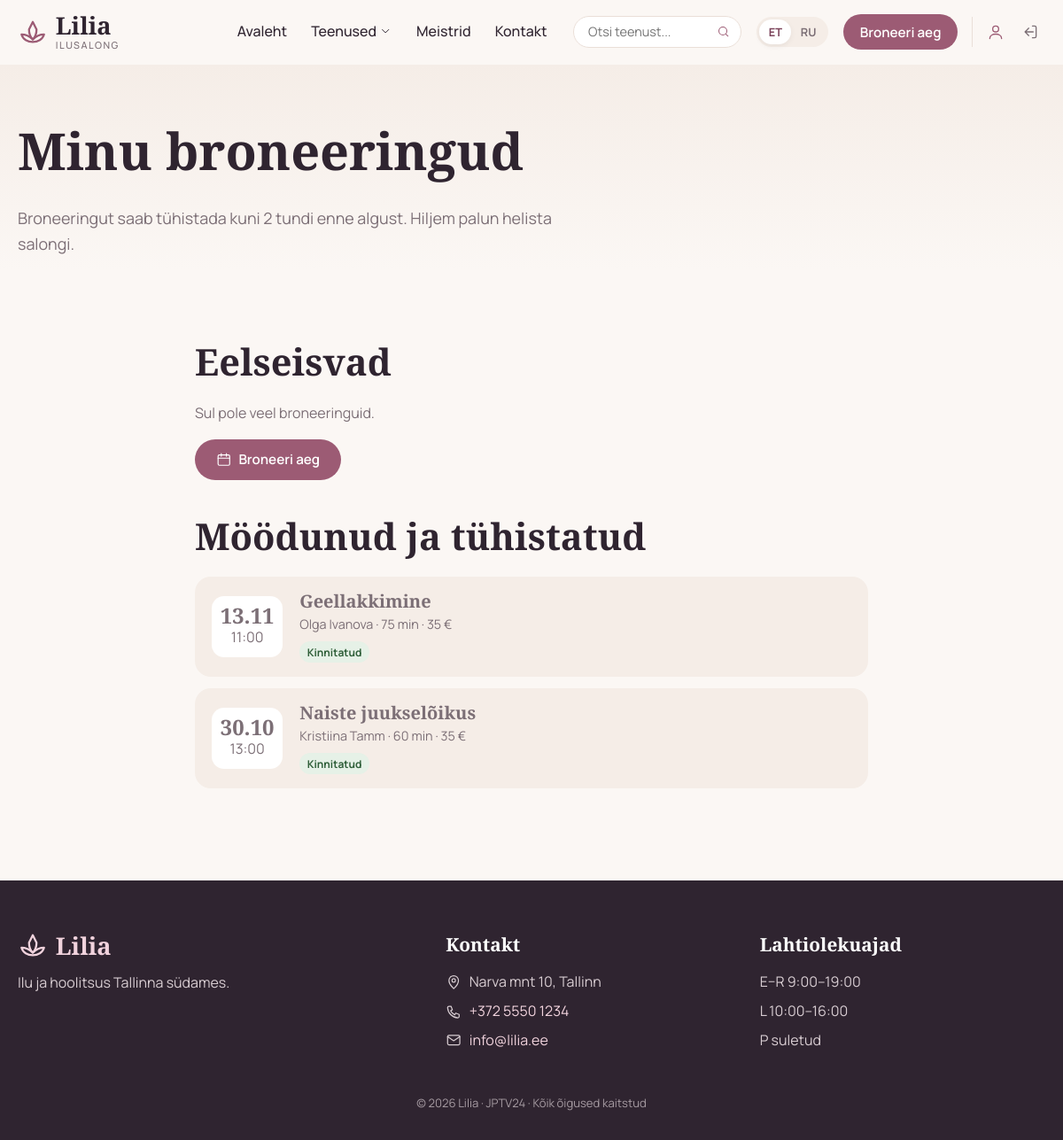
/myBookings (signed in), run on the app's committed database.
### tables this page shows
CREATE TABLE bookings (
    id           INT AUTO_INCREMENT PRIMARY KEY,
    user_id      INT NULL,
    service_id   INT NOT NULL,
    master_id    INT NOT NULL,
    client_name  VARCHAR(100) NOT NULL,
    phone        VARCHAR(30)  NOT NULL,
    email        VARCHAR(150) NULL,
    booking_date DATE NOT NULL,
    booking_time TIME NOT NULL,
    note         VARCHAR(500) NULL,
    status       ENUM('new','confirmed','cancelled') NOT NULL DEFAULT 'new',
    created_at   TIMESTAMP NOT NULL DEFAULT CURRENT_TIMESTAMP,
     
    slot_active  TINYINT AS (IF(status = 'cancelled', NULL, 1)) STORED,
    CONSTRAINT fk_bookings_user FOREIGN KEY (user_id)
        REFERENCES users(id) ON DELETE SET NULL,
    CONSTRAINT fk_bookings_service FOREIGN KEY (service_id)
        REFERENCES services(id) ON DELETE CASCADE,
    CONSTRAINT fk_bookings_master FOREIGN KEY (master_id)
        REFERENCES masters(id) ON DELETE CASCADE,
    UNIQUE KEY uq_master_slot (master_id, booking_date, booking_time, slot_active)
);

CREATE TABLE services (
    id             INT AUTO_INCREMENT PRIMARY KEY,
    category_id    INT NOT NULL,
    title_et       VARCHAR(150) NOT NULL,
    title_ru       VARCHAR(150) NOT NULL,
    description_et TEXT NOT NULL,
    description_ru TEXT NOT NULL,
    price          DECIMAL(6,2) NOT NULL,
    duration_min   INT NOT NULL,
    picture        VARCHAR(255) NULL,
    is_popular     TINYINT(1) NOT NULL DEFAULT 0,
    created_at     TIMESTAMP NOT NULL DEFAULT CURRENT_TIMESTAMP,
    CONSTRAINT fk_services_category FOREIGN KEY (category_id)
        REFERENCES categories(id) ON DELETE RESTRICT
);

CREATE TABLE masters (
    id          INT AUTO_INCREMENT PRIMARY KEY,
    name        VARCHAR(100) NOT NULL,
    category_id INT NOT NULL,
    bio_et      TEXT NOT NULL,
    bio_ru      TEXT NOT NULL,
    experience  INT NOT NULL DEFAULT 1,
    CONSTRAINT fk_masters_category FOREIGN KEY (category_id)
        REFERENCES categories(id) ON DELETE RESTRICT
);

### controller/Controller.php (called while the page is built, shortened)
<?php
class Controller {
    public static function MyBookings() {
        $upcoming = array();
        $past = array();
        foreach (Booking::getUserBookings(Auth::id()) as $b) {
            if (Booking::isUpcoming($b)) {
                array_unshift($upcoming, $b);
            } else {
                $past[] = $b;
            }
        }
        include_once 'view/myBookings.php';
    }
}

### route/routing.php (called while the page is built)
<?php
$host = explode('?', $_SERVER['REQUEST_URI'])[0];
$num  = substr_count($host, '/');
$path = explode('/', $host)[$num];
$isPost = $_SERVER['REQUEST_METHOD'] === 'POST';
if ($path == '' OR $path == 'index' OR $path == 'index.php') {
    $response = Controller::StartSite();
}
elseif ($path == 'services') {
    $response = Controller::AllServices();
}
elseif ($path == 'category' and isset($_GET['id'])) {
    $response = Controller::ServicesByCatID($_GET['id']);
}
elseif ($path == 'service' and isset($_GET['id'])) {
    $response = Controller::ServiceByID($_GET['id']);
}
elseif ($path == 'insertreview' and $isPost) {
    $response = Controller::InsertReview();
}
elseif ($path == 'booking') {
    $response = Controller::BookingForm();
}
elseif ($path == 'bookingSave' and $isPost) {
    $response = Controller::BookingSave();
}
elseif ($path == 'bookingDone') {
    $response = Controller::BookingDone();
}
elseif ($path == 'myBookings') {
    $response = Controller::MyBookings();
}
elseif ($path == 'bookingCancel' and $isPost) {
    $response = Controller::BookingCancel();
}
elseif ($path == 'slots' and isset($_GET['master'], $_GET['date'])) {
    $response = Controller::Slots($_GET['master'], $_GET['date']);
}
elseif ($path == 'masters') {
    $response = Controller::Masters();
}
elseif ($path == 'contact') {
    $response = Controller::Contact();
}
elseif ($path == 'search') {
    $response = Controller::Search(isset($_GET['q']) ? $_GET['q'] : '');
}
elseif ($path == 'login') {
    $response = $isPost ? Controller::loginAction() : Controller::loginForm();
}
elseif ($path == 'logout' and $isPost) {
    $response = Controller::logoutAction();
}
elseif ($path == 'registerForm') {
    $response = Controller::registerForm();
}
elseif ($path == 'registerAnswer' and $isPost) {
    $response = Controller::registerUser();
}
else {
    $response = Controller::error404();
}

### index.php (called while the page is built, shortened)
<?php
include_once 'inc/Database.php';
include_once 'inc/Lang.php';
require 'model/Booking.php';
require 'model/Auth.php';
include_once 'view/Icons.php';
include_once 'view/ViewService.php';
include_once 'controller/Controller.php';
include_once 'route/routing.php';

### inc/Lang.php (called while the page is built, shortened)
<?php
class Lang {
    private static $lang = self::DEFAULT_LANG;
    private static $strings = array();
    public static function init() {
        self::$lang = isset($_SESSION['lang']) ? $_SESSION['lang'] : self::DEFAULT_LANG;
        self::$strings = require __DIR__ . '/../lang/' . self::$lang . '.php';
    }
    public static function t($key) {
        return isset(self::$strings[$key]) ? self::$strings[$key] : $key;
    }
    public static function field($row, $base) {
        $key = $base . '_' . self::$lang;
        if (isset($row[$key]) && $row[$key] !== '') {
            return $row[$key];
        }
        return isset($row[$base . '_' . self::DEFAULT_LANG]) ? $row[$base . '_' . self::DEFAULT_LANG] : '';
    }
}
function t($key) {
    return Lang::t($key);
}
function e($value) {
    return htmlspecialchars((string)$value, ENT_QUOTES, 'UTF-8');
}

### inc/Database.php (called while the page is built, shortened)
<?php
class Database {
    private $conn;
    private $host;
    private $user;
    private $password;
    private $baseName;
    function __construct() {
        $this->host     = getenv('DB_HOST') ?: 'db';
        $this->user     = getenv('DB_USER') ?: 'lilia_app';
        $this->password = getenv('DB_PASSWORD') !== false ? getenv('DB_PASSWORD') : '';
        $this->baseName = getenv('DB_NAME') ?: 'ilusalong';
    }
    function connect() {
        if (!$this->conn) {
            try {
                $this->conn = new PDO(
                    'mysql:host=' . $this->host . ';dbname=' . $this->baseName . ';charset=utf8mb4',
                    $this->user,
                    $this->password,
                    array(PDO::ATTR_ERRMODE => PDO::ERRMODE_EXCEPTION)
                );
            } catch (Exception $e) {
                error_log('DB connection failed: ' . $e->getMessage());
                http_response_code(503);
                die('Andmebaasiga ühendumine ebaõnnestus. Palun proovi hiljem uuesti.');
            }
        }
        return $this->conn;
    }
    function disconnect() {
        $this->conn = null;
    }
    function getAll($query, $params = array()) {
        $stmt = $this->conn->prepare($query);
        $stmt->execute($params);
        return $stmt->fetchAll(PDO::FETCH_ASSOC);
    }
}

### model/Booking.php (called while the page is built, shortened)
<?php
class Booking {
    public static function getUserBookings($userId) {
        $db = new Database();
        return $db->getAll(
            "SELECT b.*, s.title_et, s.title_ru, s.price, s.duration_min, m.name AS master_name
             FROM bookings b
             JOIN services s ON s.id = b.service_id
             JOIN masters m ON m.id = b.master_id
             WHERE b.user_id = ?
             ORDER BY b.booking_date DESC, b.booking_time DESC",
            array((int)$userId)
        );
    }
    public static function isUpcoming($b) {
        return $b['status'] !== 'cancelled' && strtotime($b['booking_date'] . ' ' . $b['booking_time']) > time();
    }
    public static function canCancel($b) {
        return $b['status'] !== 'cancelled'
            && strtotime($b['booking_date'] . ' ' . $b['booking_time']) - time() >= self::CANCEL_HOURS * 3600;
    }
}

### model/Auth.php (called while the page is built, shortened)
<?php
class Auth {
    public static function user() {
        return array(
            'id'     => (int)$_SESSION['userId'],
            'name'   => $_SESSION['name'],
            'email'  => isset($_SESSION['email']) ? $_SESSION['email'] : '',
            'status' => $_SESSION['status'],
        );
    }
    public static function id() {
        $u = self::user();
        return $u ? $u['id'] : 0;
    }
}

### view/ViewService.php (called while the page is built, shortened)
<?php
class ViewService {
    public static function Price($price) {
        $p = (float)$price;
        return (floor($p) == $p ? number_format($p, 0) : number_format($p, 2, ',', '')) . ' €';
    }
}

### view/myBookings.php (the view, shortened to what this page needs)
<?php
$card = function ($b) {
    $start = $b['booking_date'] . ' ' . substr($b['booking_time'], 0, 5);
    ob_start(); ?>
    <article class="my-booking status-<?php echo e($b['status']); ?>">
        <div class="my-booking-date">
            <strong><?php echo e(date('d.m', strtotime($b['booking_date']))); ?></strong>
            <span><?php echo e(substr($b['booking_time'], 0, 5)); ?></span>
        </div>
        <div class="my-booking-info">
            <h3><a href="service?id=<?php echo (int)$b['service_id']; ?>"><?php echo e(Lang::field($b, 'title')); ?></a></h3>
            <p class="muted"><?php echo e($b['master_name']); ?> · <?php echo (int)$b['duration_min']; ?> <?php echo e(t('min')); ?> · <?php echo ViewService::Price($b['price']); ?></p>
            <span class="status-pill"><?php echo e(t('status_' . $b['status'])); ?></span>
        </div>
        <div class="my-booking-action">
            <?php if (Booking::canCancel($b)): ?>
                <form method="POST" action="bookingCancel" onsubmit="return confirm('<?php echo e(t('cancel_confirm')); ?>');">
                    <?php echo Auth::csrfField(); ?>
                    <input type="hidden" name="id" value="<?php echo (int)$b['id']; ?>">
                    <button type="submit" class="btn btn-ghost btn-sm"><?php echo e(t('cancel_btn')); ?></button>
                </form>
            <?php elseif (Booking::isUpcoming($b)): ?>
                <small class="muted"><?php echo e(t('cancel_too_late')); ?><br><a href="tel:+37255501234">+372 5550 1234</a></small>
            <?php endif; ?>
        </div>
    </article>
    <?php return ob_get_clean();
};
?>
<section class="page-head">
    <div class="container">
        <h1><?php echo e(t('my_bookings')); ?></h1>
        <p class="lead"><?php echo e(sprintf(t('cancel_rule'), Booking::CANCEL_HOURS)); ?></p>
    </div>
</section>
<section class="section">
    <div class="container narrow">
        <?php if (!$upcoming && !$past): ?>
            <p class="muted"><?php echo e(t('my_none')); ?></p>
            <a class="btn" href="booking"><?php echo Icon::svg('calendar'); ?> <?php echo e(t('my_book_first')); ?></a>
        <?php else: ?>
            <h2><?php echo e(t('my_upcoming')); ?></h2>
            <?php if ($upcoming): ?>
                <div class="my-bookings"><?php foreach ($upcoming as $b) echo $card($b); ?></div>
            <?php else: ?>
                <p class="muted"><?php echo e(t('my_none')); ?></p>
            <?php endif; ?>
            <a class="btn" href="booking"><?php echo Icon::svg('calendar'); ?> <?php echo e(t('nav_book')); ?></a>
            <?php if ($past): ?>
                <h2 class="my-past-title"><?php echo e(t('my_past')); ?></h2>
                <div class="my-bookings my-bookings-past"><?php foreach ($past as $b) echo $card($b); ?></div>
            <?php endif; ?>
        <?php endif; ?>
    </div>
</section>
<?php
include_once 'view/layout.php';

### public/css/style.css (style rules this page uses)
:root { --bg: #fbf7f4; --soft: #f5ede7; --card: #ffffff; --ink: #2f2430; --muted: #7c6f76; --line: #eadfd8; --accent: #9c5b74; --accent-dark: #7a4159; --accent-soft: #f3e3e8; --sage: #7f9a7c; --ok: #4f8a5b; --error: #b4463f; --radius: 18px; --shadow: 0 10px 30px rgba(80, 45, 60, .08); --shadow-hover: 0 18px 40px rgba(80, 45, 60, .16); --font-head: 'Cormorant Garamond', Georgia, serif; --font-body: 'Manrope', system-ui, -apple-system, 'Segoe UI', sans-serif; --t: .3s cubic-bezier(.2, .7, .2, 1); }
*, *::before, *::after { box-sizing: border-box; }
html { scroll-behavior: smooth; overflow-x: clip; }
body { margin: 0; background: var(--bg); color: var(--ink); font-family: var(--font-body); font-size: 16px; line-height: 1.6; -webkit-font-smoothing: antialiased; overflow-x: clip; }
a { color: var(--accent); text-decoration: none; transition: color var(--t); }
h1, h2, h3 { font-family: var(--font-head); font-weight: 600; line-height: 1.15; margin: 0 0 .5em; }
h1 { font-size: clamp(2.2rem, 5vw, 3.6rem); }
h2 { font-size: clamp(1.8rem, 3.5vw, 2.6rem); }
h3 { font-size: 1.45rem; }
p { margin: 0 0 1em; }
.container { width: min(1180px, 100% - 2.5rem); margin-inline: auto; }
.narrow { max-width: 760px; }
.muted { color: var(--muted); }
.lead { font-size: 1.12rem; color: var(--muted); max-width: 60ch; }
.btn { display: inline-flex; align-items: center; justify-content: center; gap: .5em; padding: .85em 1.6em; border: 0; border-radius: 999px; background: var(--accent); color: #fff; font: 600 .95rem var(--font-body); cursor: pointer; position: relative; overflow: hidden; transition: transform var(--t), box-shadow var(--t), background var(--t); }
.my-bookings { display: grid; gap: .8rem; margin: 1rem 0 1.5rem; }
.my-booking { display: grid; grid-template-columns: auto 1fr auto; gap: 1.2rem; align-items: center; background: var(--card); padding: 1rem 1.2rem; border-radius: var(--radius); box-shadow: var(--shadow); transition: transform var(--t), box-shadow var(--t); }
.my-booking-date { display: grid; place-items: center; min-width: 70px; padding: .6rem; border-radius: 14px; background: var(--accent-soft); color: var(--accent-dark); }
.my-booking-date strong { font-family: var(--font-head); font-size: 1.5rem; line-height: 1; }
.my-booking-info h3 { margin: 0 0 .2rem; font-size: 1.25rem; }
.my-booking-info h3 a { color: var(--ink); }
.my-booking-info p { margin: 0 0 .4rem; font-size: .9rem; }
.status-pill { display: inline-block; font-size: .75rem; font-weight: 700; padding: .2em .7em; border-radius: 999px; background: #fdf0d8; color: #8a5a12; }
.status-confirmed .status-pill { background: #e6f1e7; color: #2f5f39; }
.my-bookings-past .my-booking { background: var(--soft); box-shadow: none; }
.my-bookings-past .my-booking-info h3 a, .my-bookings-past .my-booking-date { color: var(--muted); }
.my-bookings-past .my-booking-date { background: var(--card); }
.my-past-title { margin-top: 2.5rem; }
.section { padding: clamp(3rem, 7vw, 5rem) 0; }
.page-head { padding: clamp(2.5rem, 6vw, 4rem) 0 1rem; background: linear-gradient(180deg, var(--soft), var(--bg)); }
.page-head .lead { margin-bottom: 0; }

### data on the page
bookings: booking_date "13.11", booking_time "11:00", service.title_et "Geellakkimine", master.name "Olga Ivanova", service.duration_min "75", service.price "35 €", status "Kinnitatud"
bookings: booking_date "30.10", booking_time "13:00", service.title_et "Naiste juukselõikus", master.name "Kristiina Tamm", service.duration_min "60", service.price "35 €", status "Kinnitatud"

### other printed values
t('nav_home') "Avaleht"
t('nav_services') "Teenused"
t('nav_masters') "Meistrid"
t('nav_contact') "Kontakt"
$l "ET"
$l "RU"
t('nav_book') "Broneeri aeg"
t('my_bookings') "Minu broneeringud"
sprintf(t('cancel_rule'), Booking::CANCEL_HOURS) "Broneeringut saab tühistada kuni 2 tundi enne algust. Hiljem palun helista salongi."
t('my_upcoming') "Eelseisvad"
t('my_none') "Sul pole veel broneeringuid."
t('my_past') "Möödunud ja tühistatud"
t('footer_text') "Ilu ja hoolitsus Tallinna südames."
t('address_value') "Narva mnt 10, Tallinn"
t('hours') "Lahtiolekuajad"
